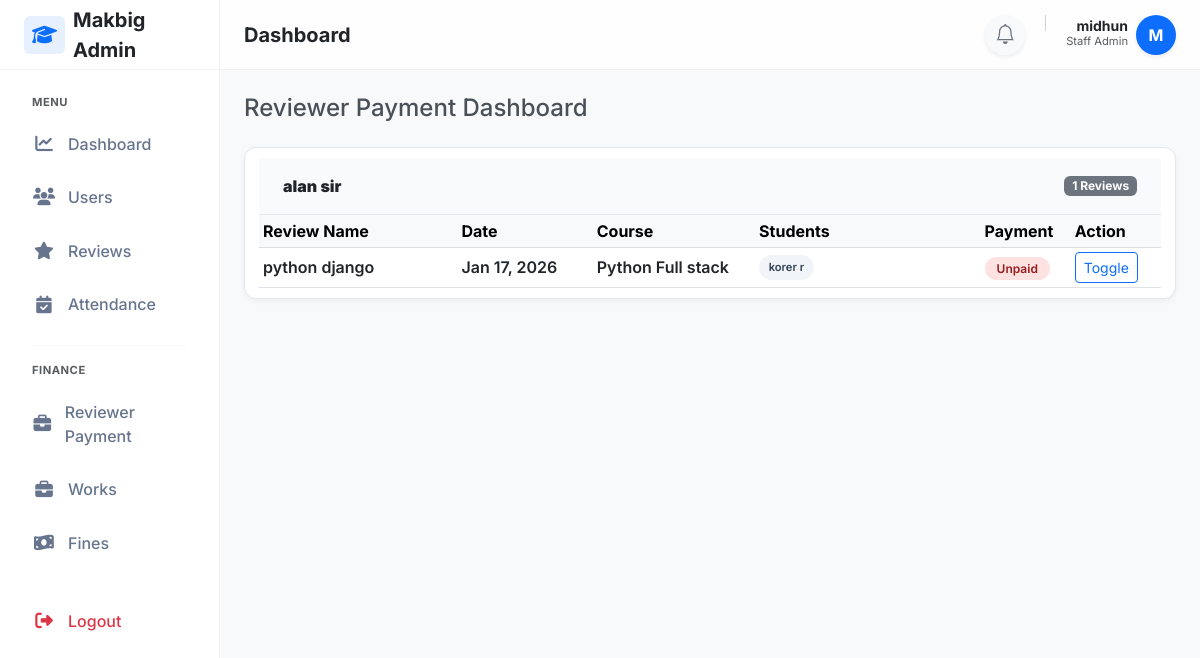
The page /staff/reviews/payment (signed in) on the database its author committed.
### adminpanel/models.py (models this page shows, shortened)
class User(AbstractUser):
    email=models.EmailField(unique=True,db_index=True)
    mobile_number = models.CharField(max_length=15, blank=True, null=True)
    is_student=models.BooleanField(default=False)

class Course(models.Model):
    name=models.CharField(max_length=200)
    description=models.TextField(blank=True,null=True)
    duration_months=models.IntegerField(default=6)

class StudentProfile(models.Model):
    user=models.OneToOneField(User, on_delete=models.CASCADE)
    course=models.ForeignKey(Course,on_delete=models.PROTECT)
    enrollment_date=models.DateField(auto_now_add=True)
    progress_percent=models.DecimalField(max_digits=5, decimal_places=2, default=0)

### reviews/models.py (models this page shows, shortened)
class ReviewSession(models.Model):
    course=models.ForeignKey(Course,on_delete=models.CASCADE,related_name='review_sessions')
    created_at=models.DateTimeField(auto_now_add=True)
    scheduled_date=models.DateField()
    review_link=models.CharField(max_length=2550,blank=True,null=True)
    reviewer_name=models.CharField(max_length=250,blank=True,null=True)
    review_name=models.CharField(max_length=100)
    is_paid = models.BooleanField(default=False,blank=True,null=True)

class ReviewAttendance(models.Model):
    STATUS_CHOICES=(
        ('eligible','Eligible'),
        ('not_eligible', 'Not Eligible'),
        ('pass','Pass'),
        ('fail','Fail'),
    )
    student=models.ForeignKey(StudentProfile,on_delete=models.CASCADE,related_name='reviews')
    remarks=models.CharField(max_length=3550,null=True,blank=True)
    score=models.IntegerField(null=True,blank=True)
    session=models.ForeignKey(ReviewSession,on_delete=models.CASCADE,related_name='student_reviews')
    status=models.CharField(max_length=50, choices=STATUS_CHOICES,default='eligible')
    created_at = models.DateTimeField(auto_now_add=True)
    class Meta:
        constraints = [
            models.UniqueConstraint(
                fields=['student'],
                condition=Q(status__in=['eligible', 'not_eligible']),
                name='one_active_upcoming_review_per_student'
            )
        ]

### reviews/views.py (the view)
# urls.py: path('staff/reviews/payment', views.reviewer_payment_dashboard, name='reviewer_payment_dashboard'),
@login_required(login_url='staff_login')
@user_passes_test(is_staff_user, login_url='staff_login')
def reviewer_payment_dashboard(request):
    sessions = (
        ReviewSession.objects.filter(student_reviews__status__in=['pass','fail'])
        .select_related('course').prefetch_related('student_reviews__student__user').distinct()
        .order_by('reviewer_name', '-scheduled_date'))
    return render(request,'reviews/reviewer_payment_dashboard.html',{'sessions': sessions})

### reviews/views.py (called while the page is built)
def is_staff_user(user):
    return user.is_authenticated and (user.is_staff or user.is_superuser)

### reviewtickets/context_processors.py (called while the page is built)
def ticket_notifications(request):
    if request.user.is_authenticated and request.user.is_staff:
        count = ReviewTicket.objects.filter(
            status='pending',
            is_seen=False
        ).count()
        return {'ticket_notification_count': count}
    return {}

### templates/reviews/reviewer_payment_dashboard.html (shortened to what this page needs)
{% extends "layouts/staff_layout.html" %}
{% block content %}
<h4 class="mb-4">Reviewer Payment Dashboard</h4>
{% regroup sessions by reviewer_name as reviewer_groups %}
{% for reviewer in reviewer_groups %}
<div class="card reviewer-card mb-4">
    <div class="reviewer-header">
        <strong>{{ reviewer.grouper }}</strong>
        <span class="badge bg-secondary">
            {{ reviewer.list|length }} Reviews
        </span>
    </div>
    <div class="card-body p-0 table-responsive">
        <table class="table table-sm align-middle mb-0">
            <thead class="table-light">
                <tr>
                    <th style="width: 22%">Review Name</th>
                    <th style="width: 15%">Date</th>
                    <th style="width: 18%">Course</th>
                    <th style="width: 25%">Students</th>
                    <th style="width: 10%">Payment</th>
                    <th style="width: 10%">Action</th>
                </tr>
            </thead>
            <tbody>
                {% for session in reviewer.list %}
                <tr>
                    <td>{{ session.review_name }}</td>
                    <td>
                        {{ session.scheduled_date|date:"M d, Y" }}
                    </td>
                    <td>
                        {{ session.course.name }}
                    </td>
                    <td>
                        {% for attendance in session.student_reviews.all %}
                            {% if attendance.status == 'pass' or attendance.status == 'fail' %}
                                <span class="student-chip">
                                    {{ attendance.student.user.first_name }}
                                    {{ attendance.student.user.last_name }}
                                </span>
                            {% endif %}
                        {% endfor %}
                    </td>
                    <td>
                        {% if session.is_paid %}
                            <span class="badge-paid">Paid</span>
                        {% else %}
                            <span class="badge-unpaid">Unpaid</span>
                        {% endif %}
                    </td>
                    <td>
                        <form method="post"
                              action="{% url 'toggle_reviewer_payment' session.id %}">
                            <button class="btn btn-sm btn-outline-primary">
                                Toggle
                            </button>
                        </form>
                    </td>
                </tr>
                {% endfor %}
            </tbody>
        </table>
    </div>
</div>
{% endfor %}
{% endblock %}

### templates/layouts/staff_layout.html (shortened to what this page needs)
{% load static %}
<!DOCTYPE html>
<html lang="en">
<head>
    <link href="https://cdn.jsdelivr.net/npm/bootstrap@5.3.0/dist/css/bootstrap.min.css" rel="stylesheet">
    <link rel="stylesheet" href="https://cdnjs.cloudflare.com/ajax/libs/font-awesome/6.4.0/css/all.min.css">
    <link rel="stylesheet" href="https://cdn.jsdelivr.net/npm/bootstrap-icons@1.10.5/font/bootstrap-icons.css">
    <link rel="stylesheet" href="{% static 'css/attendance.css' %}">
</head>
<body>
    <aside class="sidebar" id="sidebar">
        <div class="sidebar-brand">
            <a href="#" class="text-decoration-none d-flex align-items-center gap-2 text-dark fs-5 fw-bold">
                <div class="bg-primary bg-opacity-10 text-primary rounded px-2 py-1">
                    <i class="fa-solid fa-graduation-cap"></i>
                </div>
                <span>Makbig Admin</span>
            </a>
        </div>
        <nav class="sidebar-nav">
            <div class="small fw-bold text-uppercase text-muted mb-2 px-3"
                style="font-size: 0.7rem; letter-spacing: 0.5px;">Menu</div>
            <a href="{% url 'staff_dashboard' %}"
                class="nav-link {% if request.resolver_match.url_name == 'staff_dashboard' %}active{% endif %}">
                <i class="fa-solid fa-chart-line"></i> Dashboard
            </a>
            <a href="{% url 'staff_students' %}"
                class="nav-link {% if request.resolver_match.url_name == 'staff_students' %}active{% endif %}">
                <i class="fa-solid fa-users"></i> Users
            </a>
            <a href="{% url 'staff_review_list' %}"
                class="nav-link {% if request.resolver_match.url_name == 'staff_review_list' %}active{% endif %}">
                <i class="fa-solid fa-star"></i> Reviews
            </a>
            <a href="{% url 'staff_attendance' %}"
                class="nav-link {% if request.resolver_match.url_name == 'staff_attendance' %}active{% endif %}">
                <i class="fa-solid fa-calendar-check"></i> Attendance
            </a>
            <div class="my-3 border-top mx-3 opacity-25"></div>
            <div class="small fw-bold text-uppercase text-muted mb-2 px-3"
                style="font-size: 0.7rem; letter-spacing: 0.5px;">Finance</div>
            <a href="{% url "reviewer_payment_dashboard" %}" class="nav-link">
                <i class="fa-solid fa-briefcase"></i> Reviewer Payment
            </a>
            <a href="{% url "manage_works" %}" class="nav-link">
                <i class="fa-solid fa-briefcase"></i> Works
            </a>
            <a href="#" class="nav-link">
                <i class="fa-solid fa-money-bill-wave"></i> Fines
            </a>
            <div class="mt-auto pt-4">
                <form method="POST" action="{% url 'student_logout' %}">
                    <button type="submit" class="nav-link w-100 text-danger border-0 bg-transparent">
                        <i class="fa-solid fa-right-from-bracket"></i> Logout
                    </button>
                </form>
            </div>
        </nav>
    </aside>
    <div class="main-wrapper">
        <header class="topbar">
            <div class="d-flex align-items-center gap-3">
                <h5 class="mb-0 fw-bold text-dark">{% block page_title %}Dashboard{% endblock %}</h5>
            </div>
            <div class="d-flex align-items-center gap-3">
                <a href="{% url 'staff_ticket_list' %}"
                    class="btn btn-light rounded-circle position-relative border-0 shadow-sm"
                    style="width: 40px; height: 40px; display: flex; align-items: center; justify-content: center;">
                    <i class="bi bi-bell fs-5 text-secondary"></i>
                </a>
                <div class="d-flex align-items-center gap-2">
                    <div class="text-end d-none d-sm-block">
                        <div class="fw-bold small text-dark lh-1">{{ request.user.first_name }} {{request.user.last_name }}</div>
                        <div class="text-muted" style="font-size: 0.7rem;">Staff Admin</div>
                    </div>
                    <div class="rounded-circle bg-primary text-white d-flex align-items-center justify-content-center fw-bold shadow-sm"
                        style="width:40px;height:40px; font-size: 1rem;">
                        {{ request.user.first_name|slice:":1"|upper }}
                    </div>
                </div>
            </div>
        </header>
        <div class="p-4">
            {% block content %}
            {% endblock %}
        </div>
    </div>
</body>
</html>

### static/css/attendance.css (style rules this page uses)
.card { padding: 10px 14px; border-radius: 6px; font-weight: 600; }

### templates/layouts/staff_layout.html (style rules this page uses)
:root { --sidebar-width: 220px; --topbar-height: 70px; --primary-soft: #eef4ff; --text-heading: #344767; --text-muted: #67748e; }
body { font-family: 'Inter', sans-serif; background-color: #f8f9fa; color: #495057; }
.sidebar { width: var(--sidebar-width); background: #fff; border-right: 1px solid rgba(0, 0, 0, 0.05); display: flex; flex-direction: column; position: fixed; top: 0; bottom: 0; left: 0; z-index: 1045; transition: transform 0.3s ease-in-out; }
.sidebar-brand { height: var(--topbar-height); display: flex; align-items: center; padding: 0 1.5rem; border-bottom: 1px solid rgba(0, 0, 0, 0.05); }
.sidebar-nav { padding: 1.5rem 1rem; flex-grow: 1; overflow-y: auto; }
.nav-link { display: flex; align-items: center; padding: 0.8rem 1rem; color: var(--text-muted); font-weight: 500; border-radius: 0.5rem; margin-bottom: 0.25rem; transition: all 0.2s; }
.nav-link i { width: 24px; text-align: center; margin-right: 0.75rem; font-size: 1.1rem; }
.main-wrapper { margin-left: var(--sidebar-width); min-height: 100vh; display: flex; flex-direction: column; transition: margin-left 0.3s ease-in-out; }
.topbar { height: var(--topbar-height); background: rgba(255, 255, 255, 0.8); backdrop-filter: blur(10px); border-bottom: 1px solid rgba(0, 0, 0, 0.05); padding: 0 1.5rem; display: flex; align-items: center; justify-content: space-between; position: sticky; top: 0; z-index: 1020; }

### templates/reviews/reviewer_payment_dashboard.html (style rules this page uses)
.reviewer-card { border-radius: 12px; border: 1px solid #e5e7eb; box-shadow: 0 2px 6px rgba(0,0,0,0.05); overflow: hidden; }
.reviewer-header { background: #f8fafc; padding: 1rem 1.5rem; border-bottom: 1px solid #e5e7eb; display: flex; justify-content: space-between; align-items: center; }
.badge-unpaid { background: #fee2e2; color: #991b1b; font-weight: 600; border-radius: 999px; padding: 0.25rem 0.75rem; font-size: 0.75rem; }
.student-chip { display: inline-block; background: #f1f5f9; color: #334155; padding: 0.25rem 0.6rem; border-radius: 999px; font-size: 0.7rem; margin: 2px 4px 2px 0; white-space: nowrap; }

### rows shown on the page
User: user.first_name "midhun", user.first_name "M"
ReviewSession: grouper "alan sir", review_name "python django", scheduled_date "Jan 17, 2026", course.name "Python Full stack", is_paid "Unpaid"
ReviewAttendance: student.user.first_name "korer", student.user.last_name "r"

### other values the page prints
{{ reviewer.list|length }} "1"
